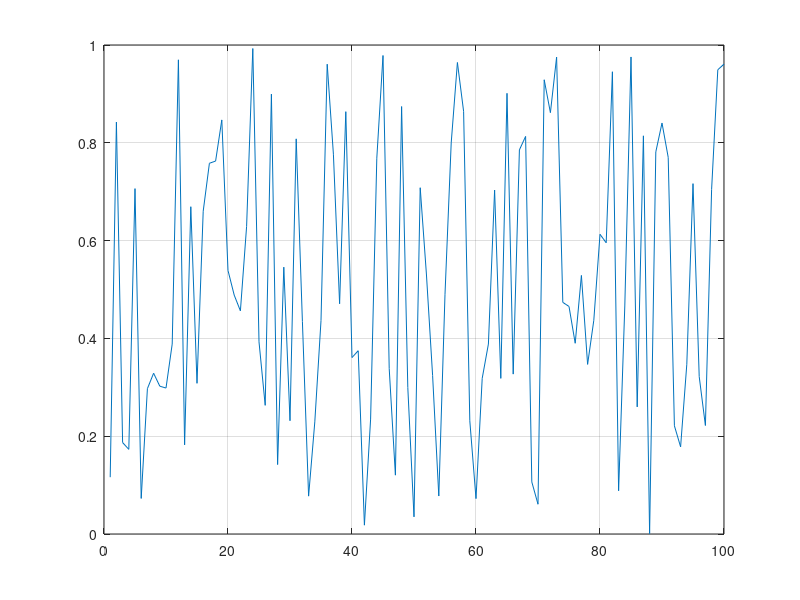

MATLAB code for this plot:
function result = test_grid_006
result = false;
a = figure;
plot(rand(1,100));
h = gca;
grid(h);
drawnow;
close(a);
result = true;
